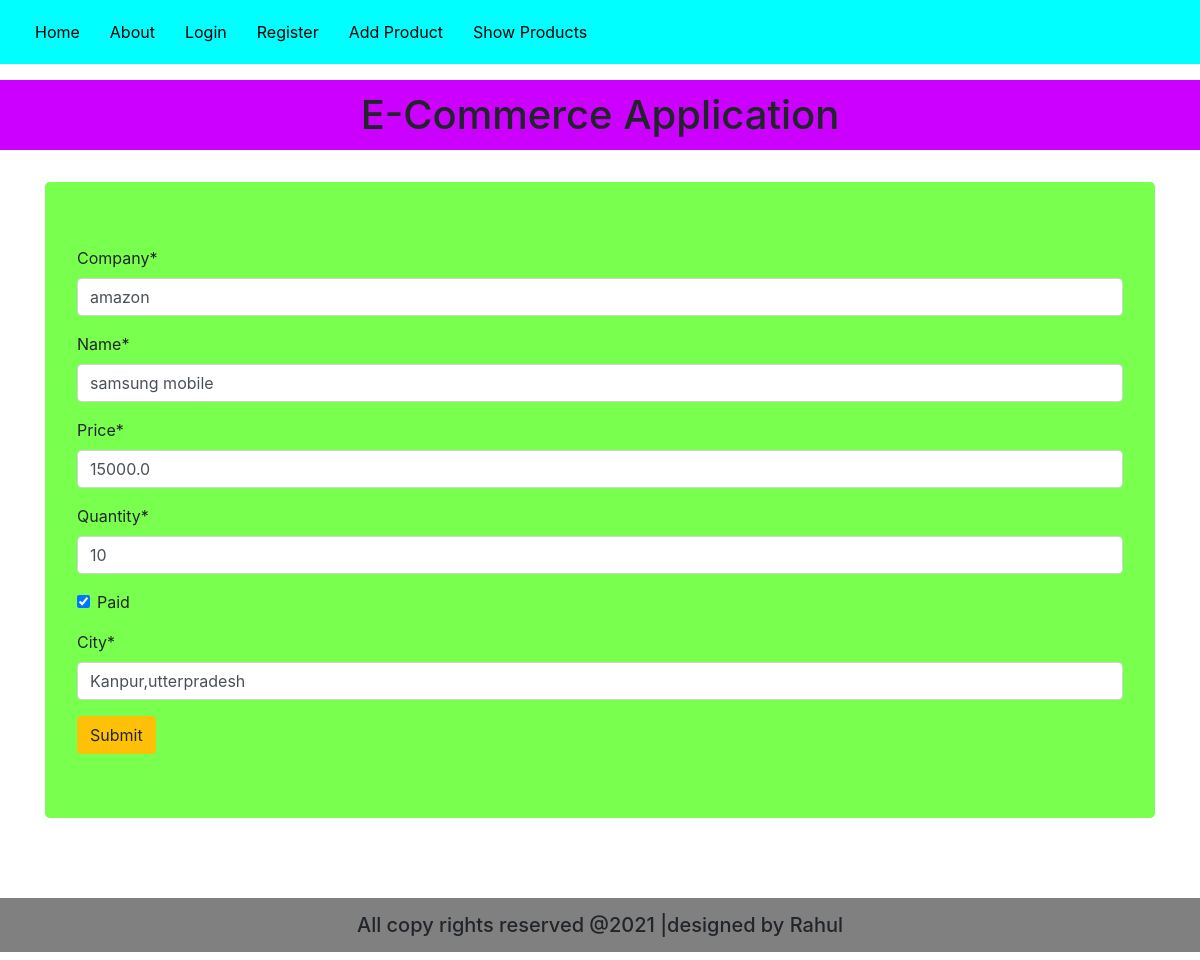
Screenshot of /order/update/1 with the database file from the repository.
### app1/models.py (models this page shows)
class Product(models.Model):
    company = models.CharField(max_length=32)
    name = models.CharField(max_length=32)
    price = models.FloatField()
    quantity = models.IntegerField()
    paid = models.BooleanField()
    city = models.CharField(max_length=32)

### app1/views.py (the view)
# urls.py: path('update/<int:i>',updateProduct, name='updt'),
def updateProduct(request,i):
    obj = Product.objects.get(id=i)
    form = ProductModelForm(instance=obj)
    if request.method == 'POST':
        form = ProductModelForm(request.POST,instance=obj)
        if form.is_valid():
            form.save()
            return redirect('display')
    template_name = 'app1/addprod.html'
    context = {'form':form}
    return render (request,template_name,context)

### app1/forms.py
class ProductModelForm(forms.ModelForm):
    class Meta:
        model=Product
        fields = '__all__'

### templates/app1/addprod.html (shortened to what this page needs)
{% extends 'app1/base.html' %}
{% load crispy_forms_tags %}
{% load static %}
{% block contents %}
<link rel="stylesheet" href="{% static 'app1/addprod.css' %}">
<h1>E-Commerce Application</h1>
<br>
<div class="container">
<form method="post"  class="jumbotron" style="background-color: #79ff4d;">
    {{form|crispy}}
    <input type="submit"  class="btn btn-warning">
</form>
</div>
{% endblock %}

### static/app1/addprod.css (style rules this page uses)
h1 { text-align:center; background-color: #cc00ff; padding:11px; }

### rows the page displays
Product: company "amazon", name "samsung mobile", price "15000.0", quantity "10", paid "☑", city "Kanpur,utterpradesh"
